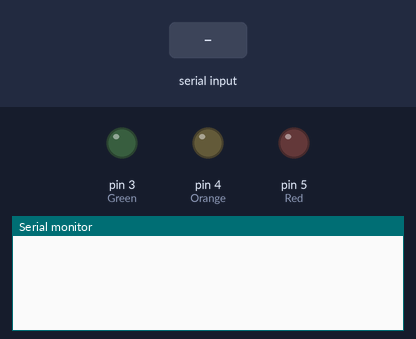
Simulated run of this sketch. Board: Arduino Uno, built with avr-gcc and run on an emulated ATmega328P. Shown: output pins drawn as LEDs (lit = HIGH), the last lines printed to the serial monitor. Inputs (shaded band) come from the test bench.

Above: at 1.2 s.
1.3 s: "green\n" received over Serial
At 3.2 s:
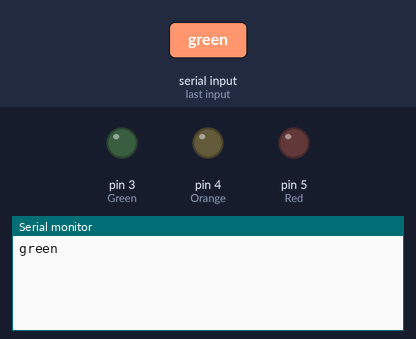
3.8 s: "green off\n" received over Serial
At 5.3 s:
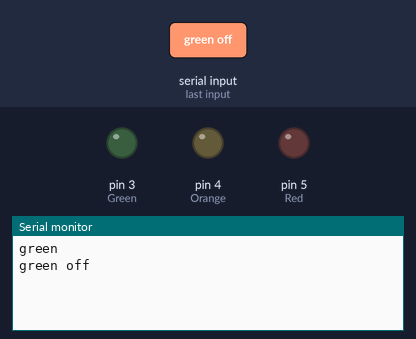
6.3 s: "orange\n" received over Serial
At 8.2 s:
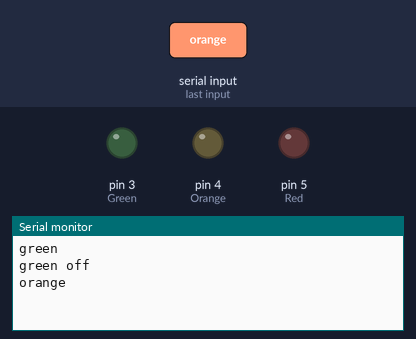

Measured:
- after the input at 1.3 s, the serial monitor: prints a new line after 1.0 s (image 1)
- after the input at 3.8 s, the serial monitor: prints a new line after 1.0 s (image 2)
- after the input at 6.3 s, the serial monitor: prints a new line after 1.0 s (image 3)

The sketch:

Hc05_voice.ino
```cpp
int Green = 3;
int Orange = 4;
int Red = 5;

void setup() {
  Serial.begin(9600);
  pinMode(Green,OUTPUT);
  pinMode(Orange,OUTPUT);
  pinMode(Red,OUTPUT);


}


char c;
String voice;

void loop() {
  if (Serial.available()>0)
  {
    voice="";
    voice=Serial.readString();
    Serial.print(voice+'\n');
  }

  if(voice=="green")
  {
    digitalWrite(Green,HIGH);
  } else if(voice=="green off")
  {
    digitalWrite(Green,LOW);
  }

    if(voice=="orange")
  {
    digitalWrite(Orange,HIGH);
  } else if(voice=="orange off")
  {
    digitalWrite(Orange,LOW);
  }


  if(voice=="red")
  {
    digitalWrite(Red,HIGH);
  } else if(voice=="red off")
  {
    digitalWrite(Red,LOW);
  }

}
```
